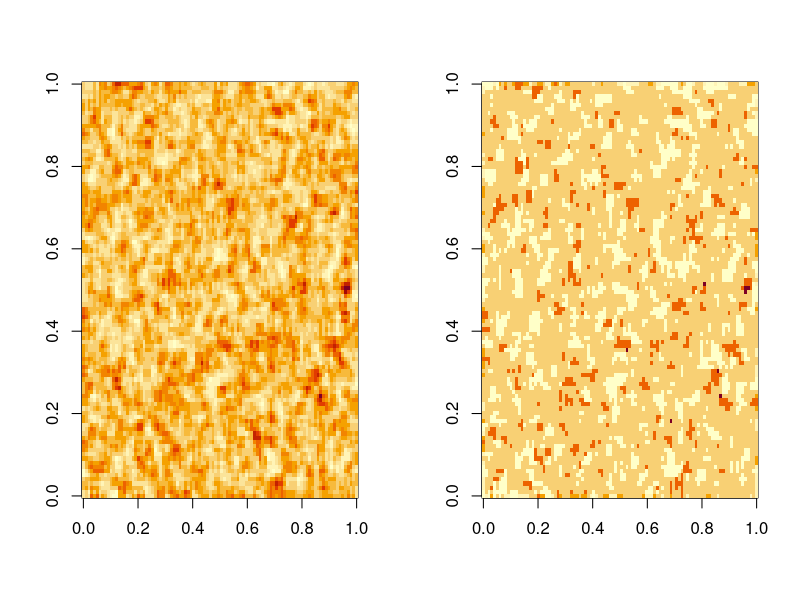
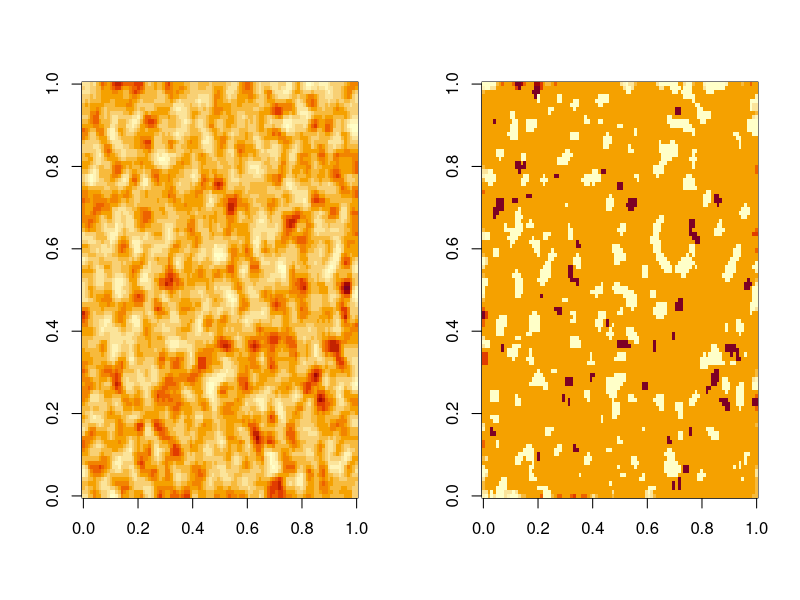
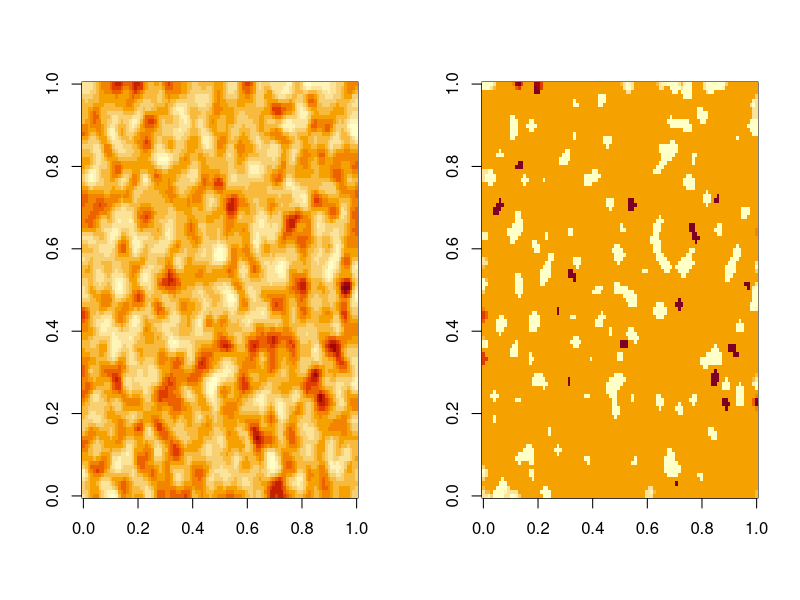
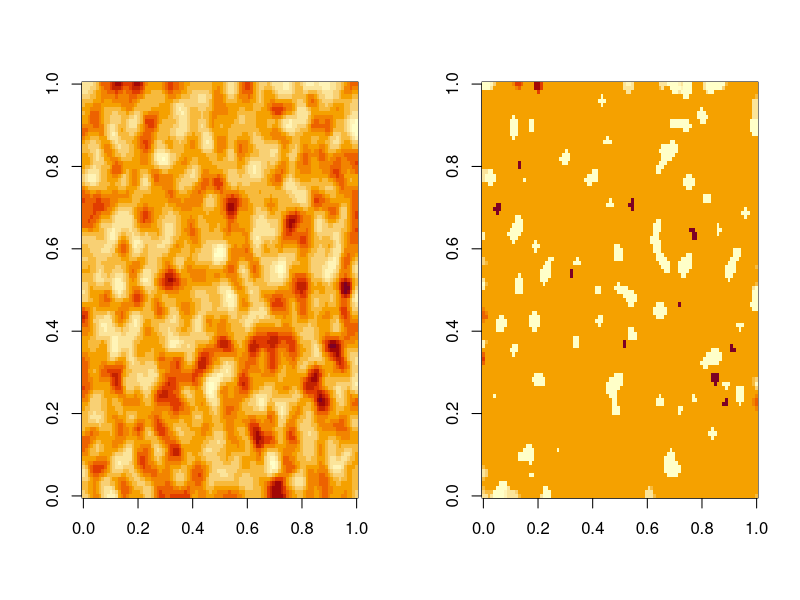
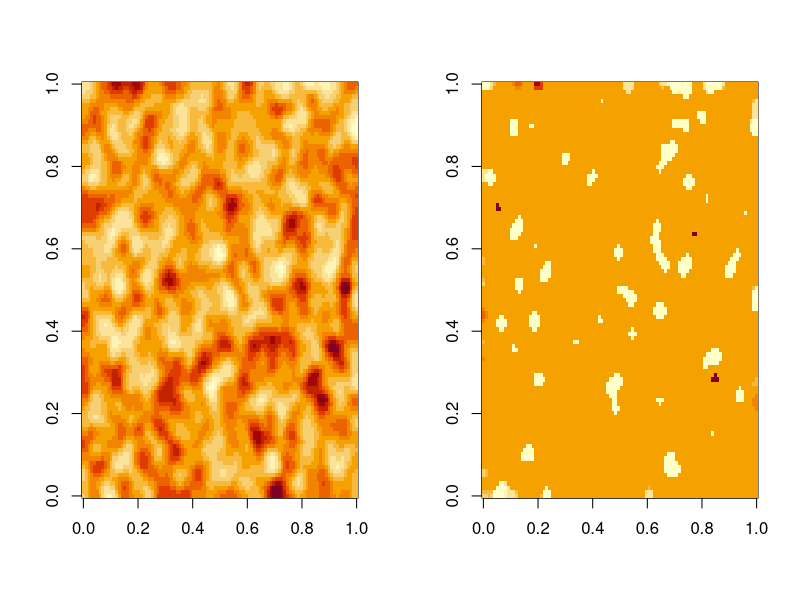
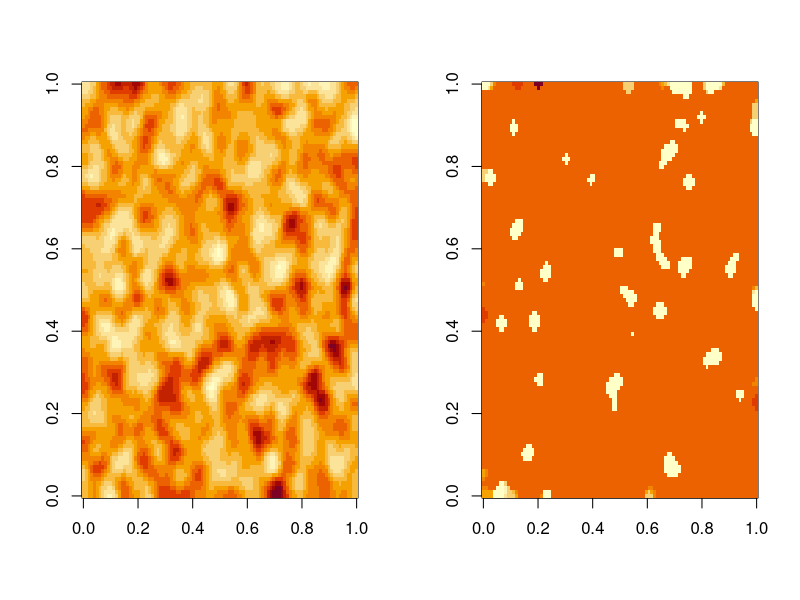
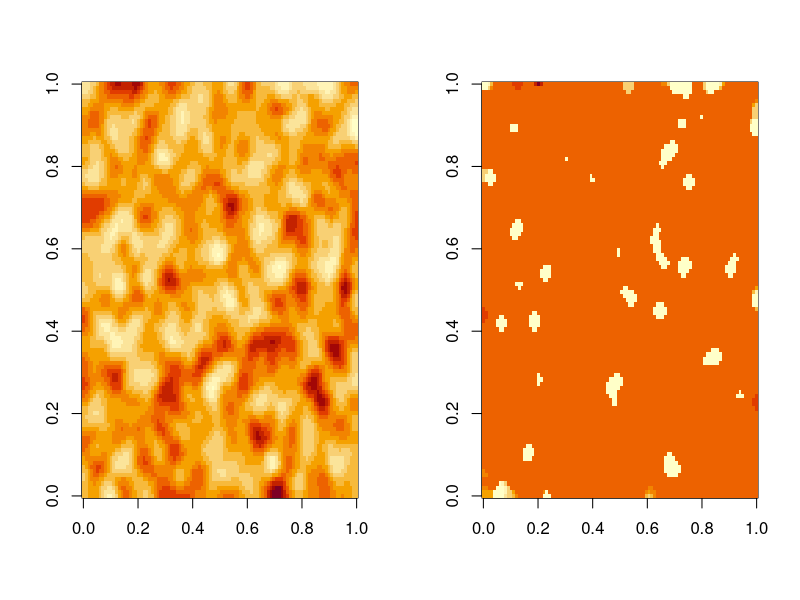
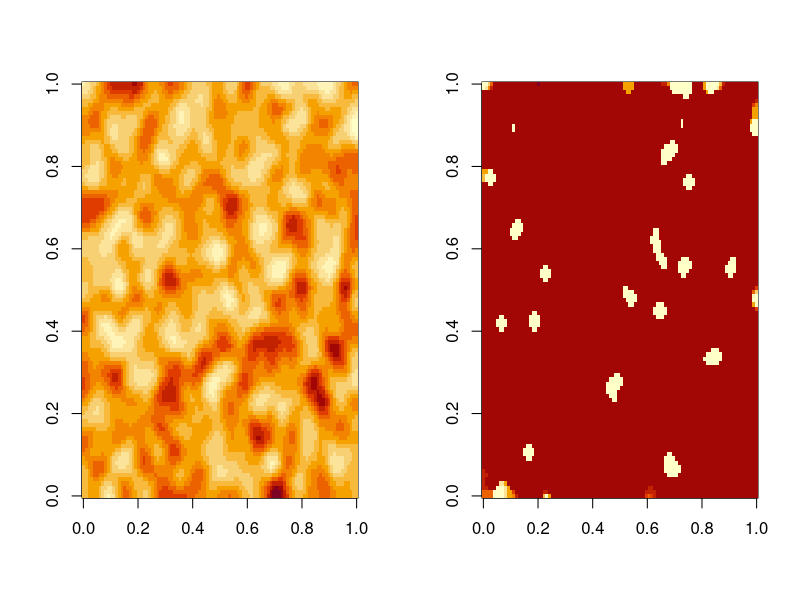

Reproduce these figures in R, in order. (Note: a time limit stopped this script after it produced the figures.)
# Primitive script attempting to perform matrix convolution and display it.
# Cyril Matthey-Doret
# Wed Dec 14 00:53:41 2016 ------------------------------


get_neigh<- function(mat,md=F,I,J,n.row,n.col){
  ind_neigh <- c()
  for(i in -1:1){
    for(j in -1:1){
      if((I+i)>0 & (I+i)<=n.row ){
        if((J+j)>0 & (J+j)<=n.col){
          ind_neigh <- append(ind_neigh,mat[I+i,J+j])
        }
      }
    }
  }
  if(any(md)){out <-median(ind_neigh)}else{out <- mean(ind_neigh)}
  #print(out)
  return(out)
}

mat.convolution <- function(M,med=F){
  mat.row <-nrow(M)
  mat.col <- ncol(M)
  ConvMat <- sapply(1:mat.col,function(j){
    sapply(1:mat.row,function(i){get_neigh(mat=M,md=med,I=i,J=j,n.row=mat.row,n.col=mat.col)})})
  return(ConvMat)
}

#M <- matrix(c(1,1,1,1,10,1,1,1,1),nrow=3)
M <- matrix(nrow=100,ncol=100,rpois(10000,lambda = 1))
Mc <- M
Md <- M
par(mfrow=c(1,2))
for(i in 1:100){
  Mc <- mat.convolution(Mc,med=F)
  Md <- mat.convolution(Md,med=T)
  #Mc <- sqrt(Mc)
  #par(mfrow=c(1,2))
  image(t(Mc))
  image(t(Md))
  Sys.sleep(0.01)
}

M <- matrix(rep(0,10000),nrow=100)
M[45:50,45:50] <- 10
